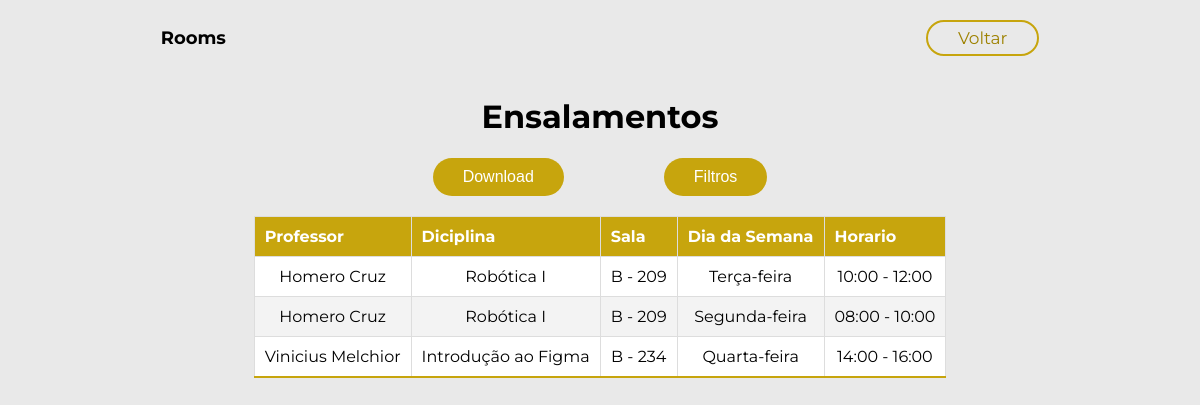
/rooms/, run on the app's committed database.
### core/models.py (models this page shows, shortened)
class Allocation(models.Model):
    DIAS_DA_SEMANA = [
        ('SEG', 'Segunda-feira'),
        ('TER', 'Terça-feira'),
        ('QUA', 'Quarta-feira'),
        ('QUI', 'Quinta-feira'),
        ('SEX', 'Sexta-feira'),
        ('SAB', 'Sábado'),
        ('DOM', 'Domingo'),
    ]
    HORARIOS = [
        ('08:00', '08:00 - 10:00'),
        ('10:00', '10:00 - 12:00'),
        ('14:00', '14:00 - 16:00'),
        ('16:00', '16:00 - 18:00'),
        ('18:00', '18:00 - 20:00'),
        ('20:00', '20:00 - 22:00'),
    ]
    allocation_id = models.AutoField(primary_key=True)
    teacher = models.ForeignKey(Teacher, on_delete=models.CASCADE)
    discipline = models.ForeignKey(Discipline, on_delete=models.CASCADE)
    space = models.ForeignKey(PhysicalSpace, on_delete=models.SET_NULL, null=True, blank=True)
    days_week = models.CharField(max_length=3, choices=DIAS_DA_SEMANA, unique=True)
    timetable = models.CharField(max_length=5, choices=HORARIOS, unique=True)

class Teacher(models.Model):
    teacher_id = models.AutoField(primary_key=True)
    siape = models.CharField(max_length=8)
    first_name = models.CharField(max_length=30)
    last_name = models.CharField(max_length=30)
    def __str__(self):
        return f'{self.first_name} {self.last_name}'

class Discipline(models.Model):
    discipline_id = models.AutoField(primary_key=True)
    discipline_name = models.CharField(max_length=30)
    discipline_code = models.CharField(max_length=10)
    discipline_mode = models.BooleanField(default=False)
    discipline_course = models.CharField(max_length=30)
    def __str__(self):
        return self.discipline_name

class PhysicalSpace(models.Model):
    space_id = models.AutoField(primary_key=True)
    space_floor = models.IntegerField()
    space_number = models.IntegerField()
    space_block = models.CharField(max_length=1)
    space_type = models.BooleanField()
    def __str__(self):
        return f'{self.space_block} - {self.space_number}'

### core/views.py (the view)
# urls.py: path('rooms/', views.allocation_list, name='rooms'),
def allocation_list(request):
    allocations = Allocation.objects.all()
    courses = Discipline.objects.values_list('discipline_course', flat=True).distinct()
    course = request.GET.get('course')
    if course:
        allocations = allocations.filter(discipline__discipline_course__icontains=course)
    if request.headers.get('x-requested-with') == 'XMLHttpRequest':
        allocation_list = []
        for allocation in allocations:
            allocation_list.append({
                'teacher': str(allocation.teacher),
                'discipline': str(allocation.discipline),
                'space': str(allocation.space),
                'days_week': allocation.get_days_week_display(),
                'timetable': allocation.get_timetable_display(),
            })
        return JsonResponse({'allocations': allocation_list})
    else:
        return render(request, 'rooms.html', {'allocations': allocations, 'courses': courses})

### templates/rooms.html (shortened to what this page needs)
{% load static %}
<!DOCTYPE html>
<html lang="en">
<head>
    <link rel="stylesheet" href="{% static 'css/rooms.css' %}" />
</head>
<body>
    <header>
        <div class="logo">Rooms</div>
        <div class="login" id="back-button">Voltar</div>
    </header>
    <h1 class="nome">Ensalamentos</h1>
    <div class="buttonfiltros">
        <button class="downefilt1" id="download-button" >Download</button>
        <button class="downefilt2" id="filter-button" >Filtros</button>
    </div>
    <div class="tabelaens">
        <table class="tabelastyle">
            <thead>
                <tr>
                    <th>Professor</th>
                    <th>Diciplina</th>
                    <th>Sala</th>
                    <th>Dia da Semana</th>
                    <th>Horario</th>
                </tr>
            </thead>
            <tbody id="allocation-list">
                {% for allocation in allocations %}
                    <tr>
                        <td>{{ allocation.teacher }}</td>
                        <td>{{ allocation.discipline }}</td>
                        <td>{{ allocation.space }}</td>
                        <td>{{ allocation.get_days_week_display }}</td>
                        <td>{{ allocation.get_timetable_display }}</td>
                    </tr>
                {% endfor %}
            </tbody>
        </table>
    </div>
</body>
</html>

### static/css/rooms.css (style rules this page uses)
body { margin: 0; font-family: "Montserrat", sans-serif; font-optical-sizing: auto; font-weight: 200px; font-style: normal; background-color: #e9e9e9; }
header { display: flex; justify-content: center; align-items: center; padding: 20px 300px; background-color: #e9e9e9; }
.nome { text-align: center; }
.tabelaens { text-align: center; display: flex; justify-content: center; align-items: center; }
.logo { font-size: 18px; font-weight: bold; margin-right: 700px; }
.login { font-size: 17px; cursor: pointer; color: #9e8202; padding: 6px 30px; border: 2px solid #c7a50d; border-radius: 20px; background-color: transparent; transition: background-color 0.3s, color 0.3s; }
.downefilt1 { padding: 10px 30px; font-size: 16px; margin-right: 100px; color: #fff; background-color: #c7a50d; border: none; cursor: pointer; border-radius: 20px; transition: background-color 0.3s, color 0.3s; }
.downefilt2 { padding: 10px 30px; font-size: 16px; color: #fff; background-color: #c7a50d; border: none; cursor: pointer; border-radius: 20px; transition: background-color 0.3s, color 0.3s; }
.tabelastyle { border-collapse: collapse; background-color: #fff; }
.tabelastyle thead tr { background-color: #c7a50d; color: #ffffff; text-align: left; font-weight: bold; }
.tabelastyle th, .tabelastyle td { padding: 12px 15px; border: 1px solid #dddddd; }
.tabelastyle tbody tr { border-bottom: 1px solid #dddddd; }
.tabelastyle tbody tr:nth-of-type(even) { background-color: #f3f3f3; }
.tabelastyle tbody tr:last-of-type { border-bottom: 2px solid #c7a50d; }
.tabelastyle th { padding: 10px; }
.tabelastyle td { padding: 10px; }
.buttonfiltros { margin-bottom: 20px; display: flex; justify-content: center; align-items: center; }

### data on the page
Allocation: teacher "Homero Cruz", discipline "Robótica I", space "B - 209", days_week "Terça-feira", timetable "10:00 - 12:00"
Allocation: teacher "Homero Cruz", discipline "Robótica I", space "B - 209", days_week "Segunda-feira", timetable "08:00 - 10:00"
Allocation: teacher "Vinicius Melchior", discipline "Introdução ao Figma", space "B - 234", days_week "Quarta-feira", timetable "14:00 - 16:00"
